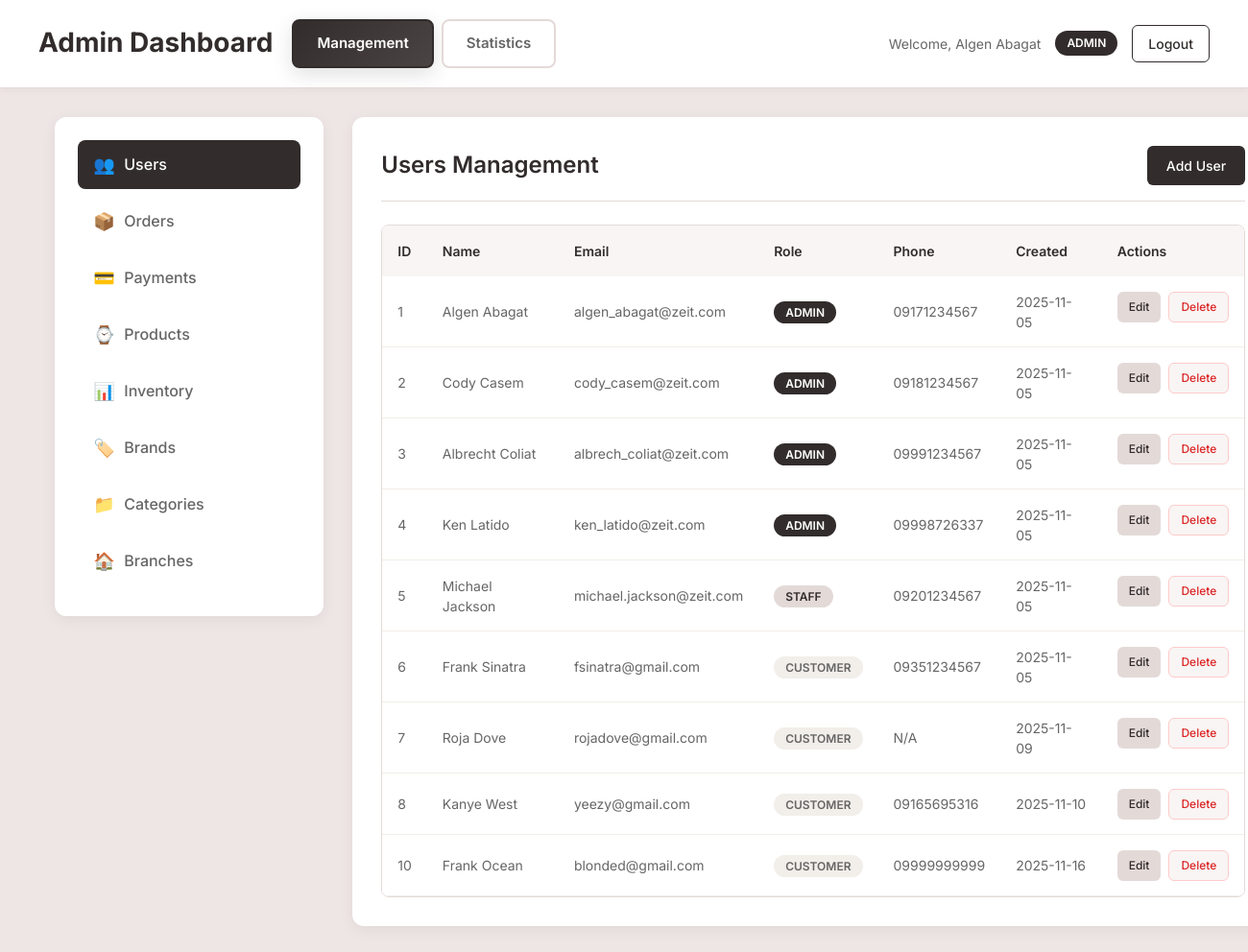
/admin-dashboard.php (signed in), run on an earlier commit of the app's database.
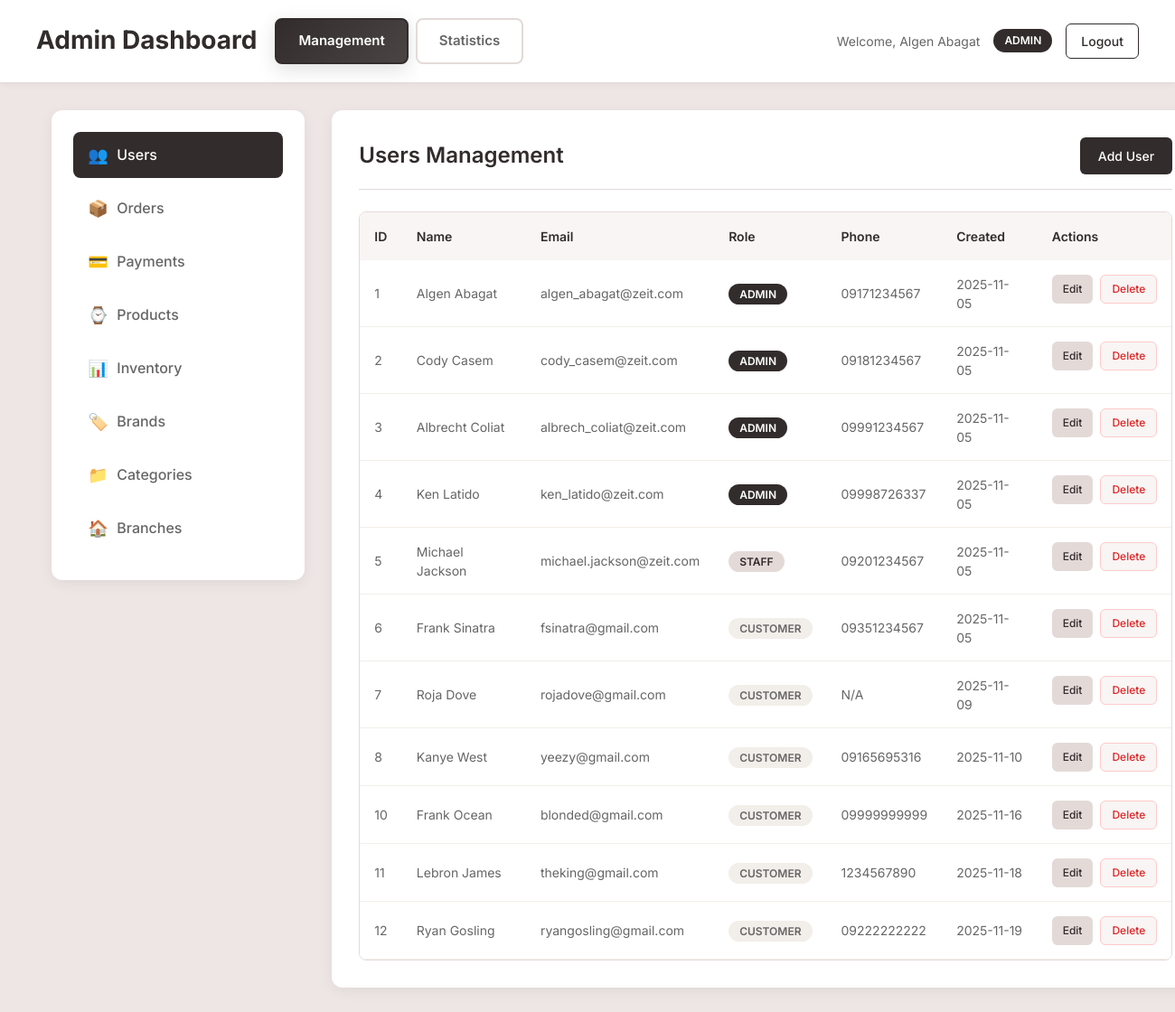
And on a later commit of the database.
### tables this page shows
CREATE TABLE `users` (
  `user_id` int NOT NULL AUTO_INCREMENT,
  `role_id` int NOT NULL,
  `first_name` varchar(100) DEFAULT NULL,
  `last_name` varchar(100) DEFAULT NULL,
  `email` varchar(100) DEFAULT NULL,
  `password_hash` varchar(255) NOT NULL,
  `phone` varchar(20) DEFAULT NULL,
  `created_at` date DEFAULT (curdate()),
  PRIMARY KEY (`user_id`),
  UNIQUE KEY `email` (`email`),
  KEY `fk_users_role` (`role_id`),
  CONSTRAINT `fk_users_role` FOREIGN KEY (`role_id`) REFERENCES `roles` (`role_id`)
);

CREATE TABLE `roles` (
  `role_id` int NOT NULL AUTO_INCREMENT,
  `role_name` enum('Customer','Admin','Staff') NOT NULL,
  PRIMARY KEY (`role_id`)
);

### admin-dashboard.php (the view, shortened to what the changed rows need)
<?php
require_once 'config.php';
$conn = getDBConnection($servername, $username, $password, $database, $port);
$user_id = $_SESSION['user_id'];
$role_query = "SELECT r.role_name, u.first_name, u.last_name
               FROM users u
               JOIN roles r ON u.role_id = r.role_id
               WHERE u.user_id = ?";
$stmt = $conn->prepare($role_query);
$stmt->bind_param("i", $user_id);
$stmt->execute();
$result = $stmt->get_result();
$user_data = $result->fetch_assoc();
$is_admin = $user_data['role_name'] == 'Admin';
$user_name = $user_data['first_name'] . ' ' . $user_data['last_name'];
?>
<!DOCTYPE html>
<html lang="en">
<head>
    <link href="https://cdn.jsdelivr.net/npm/bootstrap@5.3.3/dist/css/bootstrap.min.css" rel="stylesheet">
    <link rel="stylesheet" href="styles/styles.css">
    <link rel="stylesheet" href="styles/admin-dashboard.css">
</head>
<body>
    <div class="container-fluid admin-dashboard">
        <header class="admin-header">
            <div class="header-content">
                <div class="header-title-group">
                    <h1>Admin Dashboard</h1>
                </div>
                <div class="user-info">
                    <span>Welcome, <?php echo htmlspecialchars($user_name); ?></span>
                    <span class="role-badge <?php echo $is_admin ? 'admin' : 'staff'; ?>">
                        <?php echo $user_data['role_name']; ?>
                    </span>
                    <a href="logout.php" class="logout-btn">Logout</a>
                </div>
            </div>
        </header>
        <div class="admin-content">
            <main class="admin-main">
                <section id="users" class="content-section active">
                    <div class="section-header">
                        <h2>Users Management</h2>
                    </div>
                    <div class="table-container">
                        <table class="data-table">
                            <thead>
                                <tr>
                                    <th>ID</th>
                                    <th>Name</th>
                                    <th>Email</th>
                                    <th>Role</th>
                                    <th>Phone</th>
                                    <th>Created</th>
                                    <th>Actions</th>
                                </tr>
                            </thead>
                            <tbody>
                                <?php
                                $users_query = "SELECT u.*, r.role_name FROM users u JOIN roles r ON u.role_id = r.role_id";
                                $users_result = $conn->query($users_query);
                                while ($user = $users_result->fetch_assoc()):
                                ?>
                                <tr>
                                    <td><?php echo $user['user_id']; ?></td>
                                    <td><?php echo htmlspecialchars($user['first_name'] . ' ' . $user['last_name']); ?></td>
                                    <td><?php echo htmlspecialchars($user['email']); ?></td>
                                    <td><span class="role-badge <?php echo strtolower($user['role_name']); ?>"><?php echo $user['role_name']; ?></span></td>
                                    <td><?php echo htmlspecialchars($user['phone'] ?? 'N/A'); ?></td>
                                    <td><?php echo $user['created_at']; ?></td>
                                    <td class="actions">
                                        <button class="btn btn-sm btn-edit" onclick="editUser(<?php echo $user['user_id']; ?>)">Edit</button>
                                        <button class="btn btn-sm btn-delete" onclick="deleteUser(<?php echo $user['user_id']; ?>)">Delete</button>
                                    </td>
                                </tr>
                                <?php endwhile; ?>
                            </tbody>
                        </table>
                    </div>
                </section>
            </main>
</body>
</html>

What changed in the data, as far as the page shows it:
added users: user_id "11", first_name+last_name "Lebron James", email "theking@gmail.com", role.role_name "CUSTOMER", phone "1234567890", created_at "2025-11-18"
added users: user_id "12", first_name+last_name "Ryan Gosling", email "ryangosling@gmail.com", role.role_name "CUSTOMER", phone "09222222222", created_at "2025-11-19"
